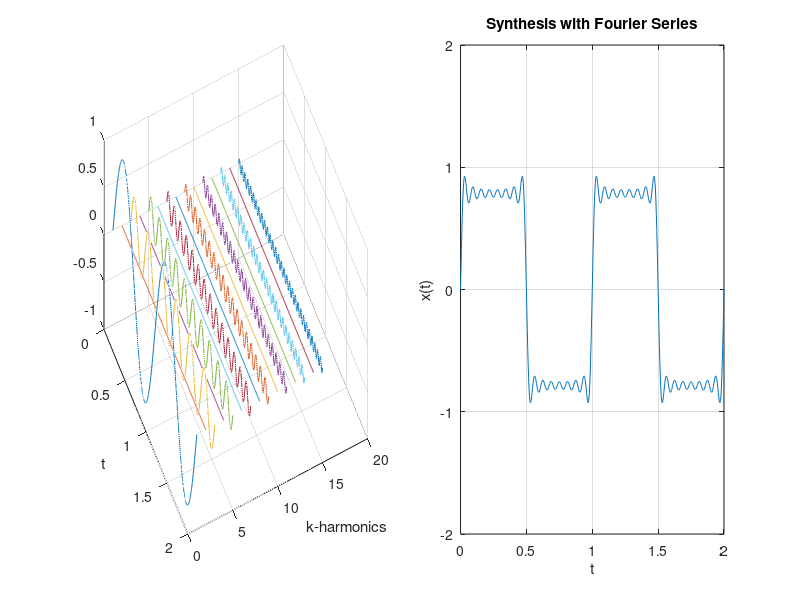

This chart was generated by the following MATLAB code:
% SiSy Lab2A : 3D plot for Fourier Series exercise
% ================================================
clear all, close all, clc;

% PARAMETERS
T = 1 ;             % period
M = 15;             % number of harmonics
tstep = T/(M*20);   % time resolution, such that highest harmonic has 20 points/period
t = 0:tstep:2*T;    % time vector with 2 complete periods of periodic function

% FUNCTIONS
% initialise a variable before using it within loop
x_t = zeros(1,length(t));   % vector to store sum of harmonics
M_t = zeros(M,length(t));   % matrix to store single harmonics
a_k = zeros(1,M);           % amplitude sinus coefficients
b_k = zeros(1,M);           % amplitude cosinus coefficients

% Open figure with specific
% Position Property: [left bottom width height]
scrsz = get(groot,'ScreenSize'); 
figure('Position',[1 0.6*scrsz(4) 0.8*scrsz(3) 0.3*scrsz(4)])

for k=1:M
    
	% Define Fourier coeffs
	if (mod(k,2))
        b_k(k) =  1/k;
	end
   
	% calculate single harmonic
    M_t(k,:) = a_k(k)*cos(2*pi*k*t/T) + b_k(k)*sin(2*pi*k*t/T);
    
    % Calculate sum of harmonics x_t 
    x_t = x_t + M_t(k,:);
    
    % plot single harmonics
    subplot(121),plot3(t,k*ones(1,length(t)),M_t(k,:))
       grid on,hold on,view(65,50);
       xlabel('t'),ylabel('k-harmonics')
    
    % plot new sum, plus define appropriated axis()
    subplot(122),plot(t,x_t),grid on, axis([0,2*T,-2,2])
        xlabel('t'),ylabel('x(t)')
    
    % before next iteration
    pause(1);
end
title('Synthesis with Fourier Series')


